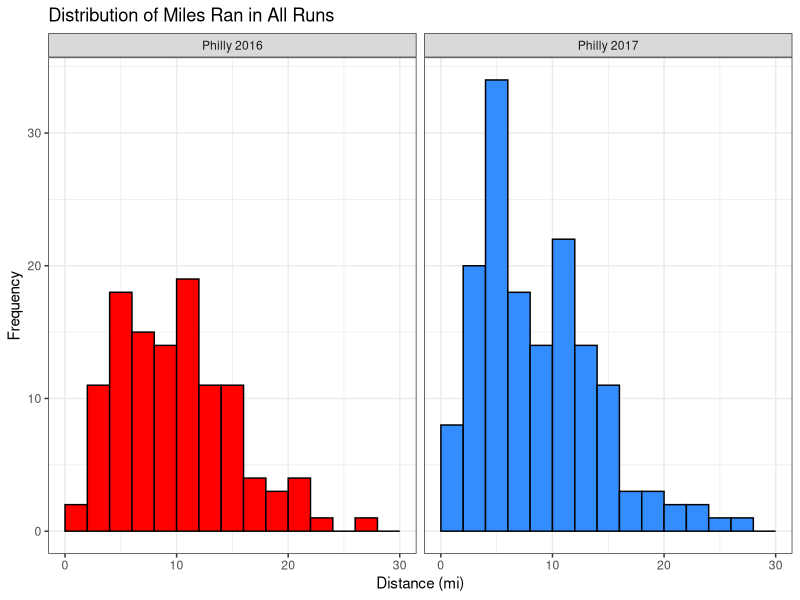
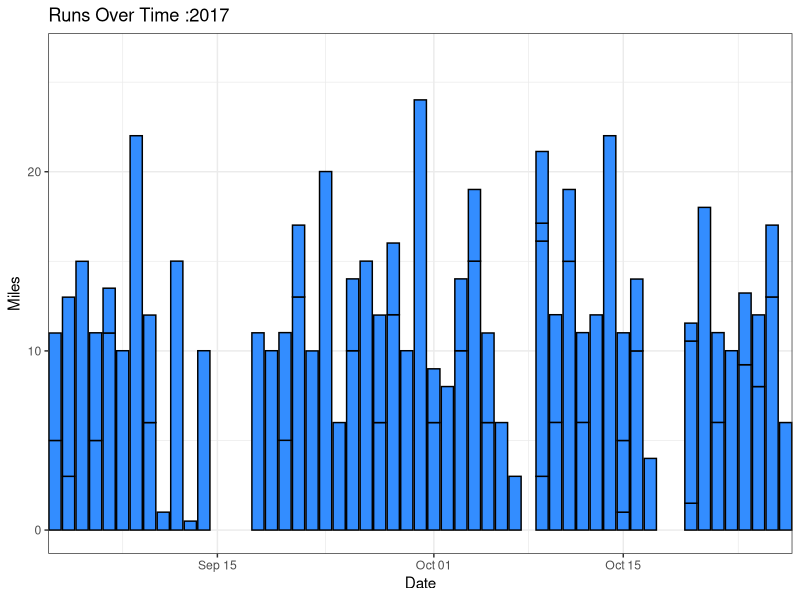
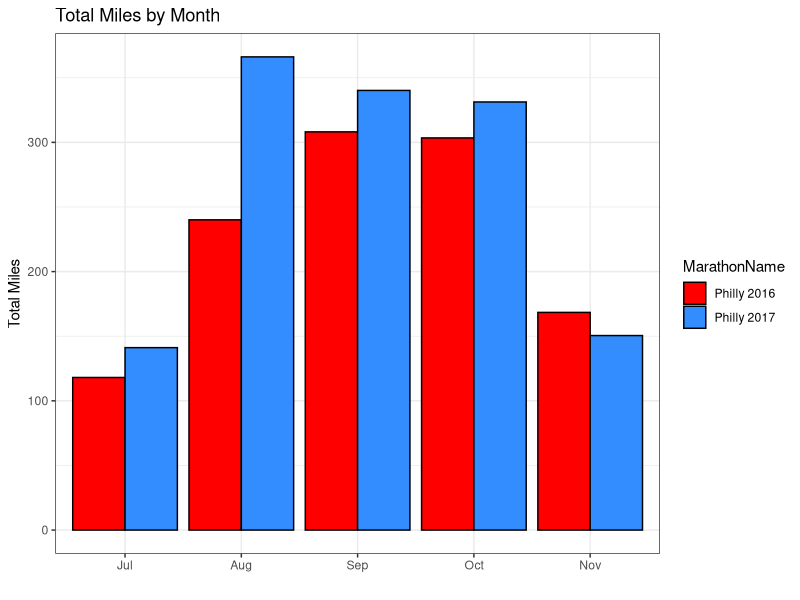
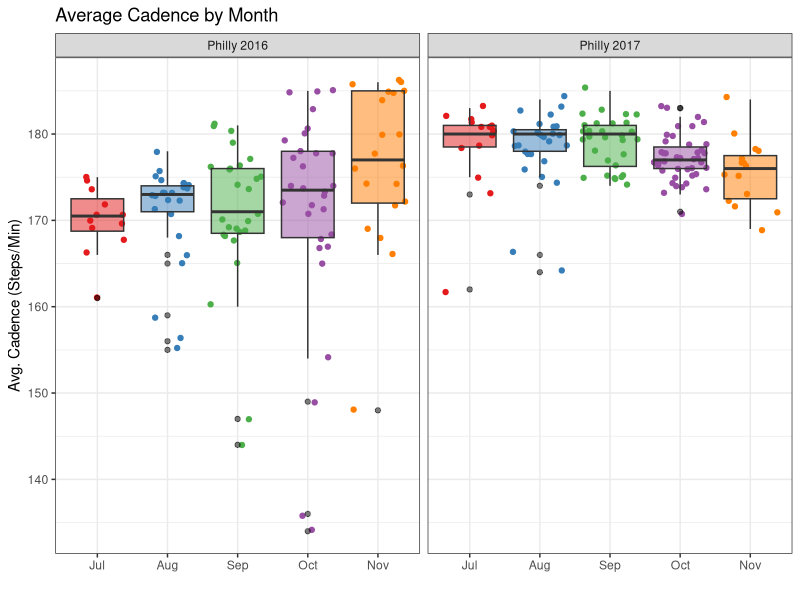
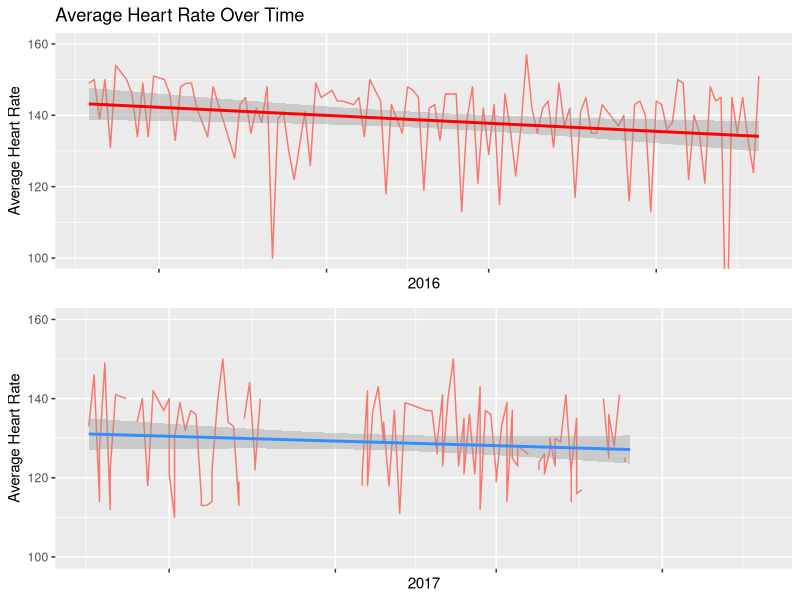
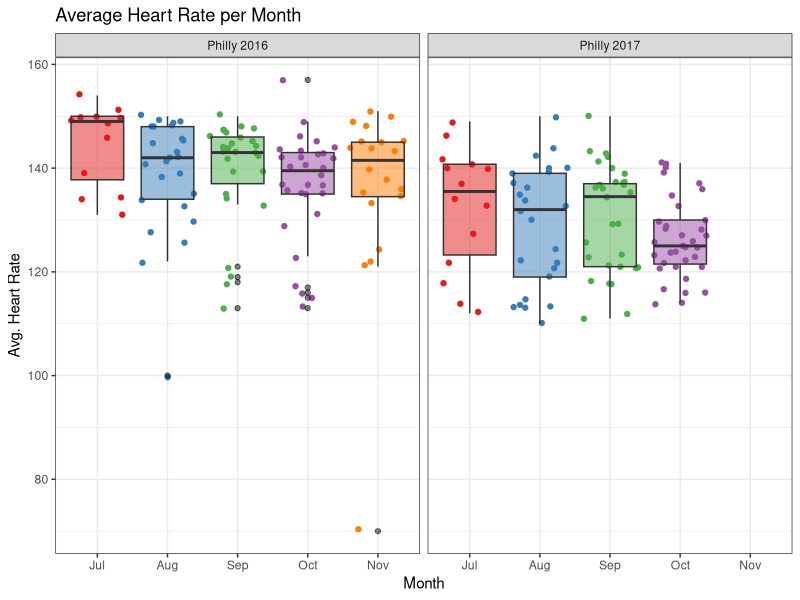
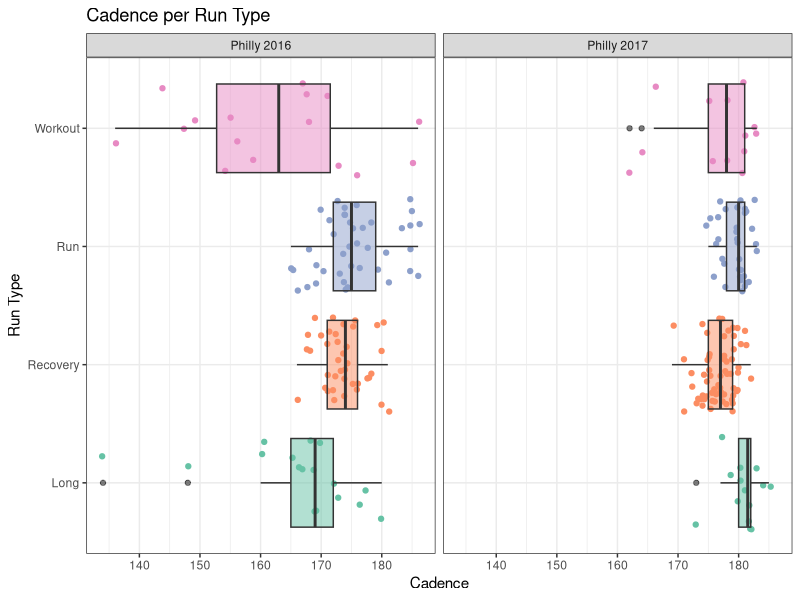
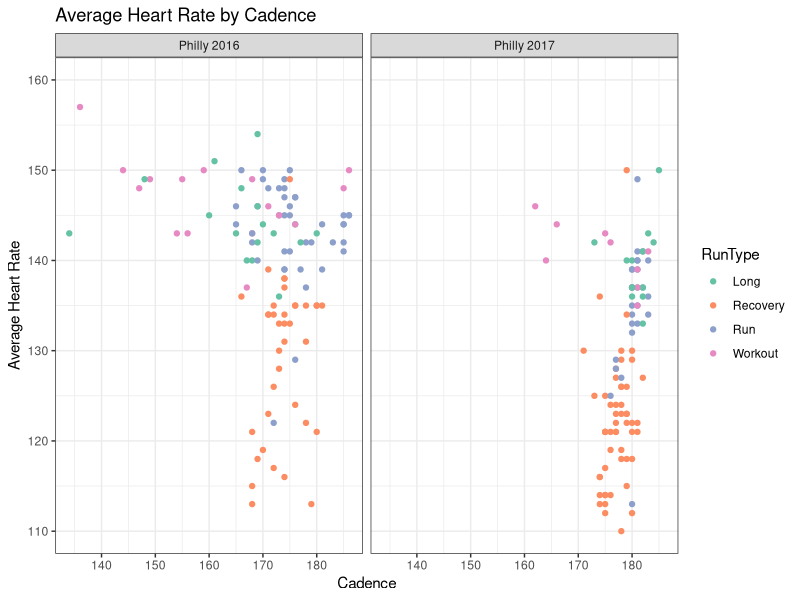

Source code (R) for these figures, in order:
## ---- chunk 1
library(tidyverse) # data cleaning and manipulation
library(ggplot2) # plotting
library(lubridate) # dates
library(RColorBrewer) # plotting colors
library(magrittr) # pipe operations
library(knitr) # kable()
library(gridExtra) # grid.arrange()

## load in data files for both races
philly17 <- read.csv("../../Data/2017/cleanedMarathonTrainingData_philly17.csv", stringsAsFactors = F)
philly16 <- read.csv("../../Data/2016/cleanedMarathonTrainingData_philly16.csv", stringsAsFactors = F)

# random missing month value?
philly16[17,"Month"] <- "Aug"

## combine into 1 dataset and remove redundant row
philly <- rbind(philly16,philly17)
philly %<>% select(-X) %>%
  mutate(MarathonName = if_else(Marathon == "ph16","Philly 2016","Philly 2017"),
         # make POSIXct again
         Time = as.POSIXct(Time),
         Avg.Pace = as.POSIXct(Avg.Pace),
         Best.Pace = as.POSIXct(Best.Pace),
         Date = as.POSIXct(Date),
         StartTime = as.POSIXct(StartTime),
         # make Month an ordered factor
         Month = factor(Month, ordered = TRUE, 
                        levels = c("Jul","Aug","Sep","Oct","Nov")))

#glimpse(philly)
philly %>%
  group_by(MarathonName) %>%
  summarize(Count = n()) %>%
  kable()
## ---- chunk 2
#distance histogram
ggplot(data = philly, aes(x = Distance)) + 
  geom_histogram(binwidth = 2, aes(fill = MarathonName), colour = "black", boundary = 2) +
  scale_fill_manual(values = c("red","#338dff")) + # custom colors
  theme_bw() + 
  scale_x_continuous(limits = c(0, 30)) +
  xlab("Distance (mi)") + 
  ylab("Frequency") + 
  ggtitle("Distribution of Miles Ran in All Runs") + 
  guides(fill = F) +
  facet_grid(~ MarathonName)
## ---- chunk 3
philly %>%
  group_by(MarathonName,RunCat) %>%
  summarize(Count = n()) %>%
  spread(key = RunCat, value = Count) %>%
  kable() # print as table
## ---- chunk 4
philly %>%
  filter(RunCat == "Misc") %>%
  select(Name,Date,RunCat) %>%
  kable()
## ---- chunk 5
philly %>%
  filter(Marathon == "ph17") %>%
  ggplot(aes(Date, Distance)) + 
    geom_bar(stat="identity", fill = "#338dff", colour = "black") +
    theme_bw() + 
    xlab("Date") + 
    ylab("Miles") + 
    ggtitle("Runs Over Time :2017") +
    guides(fill = F) +
    coord_cartesian(xlim = c(as.POSIXct("2017-09-05", format = "%Y-%m-%d"),
                             as.POSIXct("2017-10-25", format = "%Y-%m-%d")))
## ---- chunk 6
philly %>%
  group_by(MarathonName) %>%
  select(Distance) %>%
  summarize(Mean = mean(Distance), Median = median(Distance), StdDev = sd(Distance),
            Min = min(Distance), Max = max(Distance), Count = n()) %>%
  kable()
## ---- chunk 7
philly %>% 
  select(Month,MarathonName,Distance) %>%
  group_by(Month,MarathonName) %>% 
  summarise(sum = sum(Distance)) %>%
  ggplot(aes(x = Month, y = sum, fill = MarathonName)) +
    geom_bar(stat = "identity", position = "dodge", colour = "black") +
    scale_fill_manual(values = c("red","#338dff")) + 
    theme_bw() + 
    xlab("") + 
    ylab("Total Miles") + 
    ggtitle("Total Miles by Month")
## ---- chunk 8
philly %>%
  filter(Month == "Nov") %>%
  group_by(MarathonName) %>%
  summarize(Count = n()) %>%
  kable() # print as table
## ---- chunk 9
#avg. cadence grouped by month
ggplot(data = philly, aes(Month, Avg.Cadence)) + 
  geom_jitter(aes(colour = Month)) +
  geom_boxplot(aes(fill = Month), outlier.colour = "black", alpha = 0.5) +
  scale_colour_brewer(palette = "Set1") +
  scale_fill_brewer(palette = "Set1") +
  theme_bw() + 
  xlab("") + 
  ylab("Avg. Cadence (Steps/Min)") + 
  theme(legend.position = "none") + 
  ggtitle("Average Cadence by Month") + 
  facet_grid(~ MarathonName)
## ---- chunk 10
philly %>%
  filter(Month %in% c("Jul","Aug"),
         Marathon == "ph17") %>%
  select(Name,Date,Avg.Cadence) %>%
  arrange(Avg.Cadence) %>%
  head(8) %>%
  kable()
## ---- chunk 11
hr16 <- philly %>%
  filter(Marathon == "ph16") %>%
  ggplot(data = , aes(Date, Avg.HR)) + 
    geom_line(aes(group=1, colour = "red")) +
    geom_smooth(method = "lm", se = T, colour = "red") + 
    theme(axis.text.x = element_blank(), legend.position = "none") +
    xlab("2016") + 
    ylab("Average Heart Rate") + 
    ggtitle("Average Heart Rate Over Time") + 
    coord_cartesian(ylim = c(100, 160))

hr17 <- philly %>%
  filter(Marathon == "ph17") %>%
  ggplot(data = , aes(Date, Avg.HR)) + 
    geom_line(aes(group=1, colour = "green")) +
    geom_smooth(method = "lm", se = T, colour = "#338dff") + 
    theme(axis.text.x = element_blank(), legend.position = "none") +
    xlab("2017") + 
    ylab("Average Heart Rate") + 
    coord_cartesian(ylim = c(100, 160))

grid.arrange(hr16, hr17, nrow = 2)
## ---- chunk 12
#avg. HR grouped by month
ggplot(data = philly, aes(Month, Avg.HR)) + 
  geom_jitter(aes(colour = Month)) +
  geom_boxplot(aes(fill = Month), outlier.colour = "black", alpha = 0.5) + 
  scale_colour_brewer(palette = "Set1") +
  scale_fill_brewer(palette = "Set1") +  
  theme_bw() +
  theme(legend.position = "none") + 
  xlab("Month") + 
  ylab("Avg. Heart Rate") + 
  ggtitle("Average Heart Rate per Month") + facet_grid(~ MarathonName)
## ---- chunk 13
#avg. cadence grouped by month
philly %>%
  filter(RunType != "Race",
         RunType != "Misc") %>%
  ggplot(aes(RunType, Avg.Cadence)) + 
    geom_jitter(aes(colour = RunType)) +
    geom_boxplot(aes(fill = RunType), outlier.colour = "black", alpha = 0.5) +
    theme_bw() +
    theme(legend.position = "none") + 
    scale_colour_brewer(palette = "Set2") +
    scale_fill_brewer(palette = "Set2") +
    xlab("Run Type") + 
    ylab("Cadence") + 
    guides(fill=FALSE) +
    coord_flip() + 
    ggtitle("Cadence per Run Type") +
    facet_grid(~ MarathonName)
## ---- chunk 14
philly %>%
  filter(RunType != "Race",
         RunType != "Misc") %>%  
  ggplot(aes(Avg.Cadence, Avg.HR)) + 
    geom_point(aes(colour = RunType), na.rm = TRUE) +
    scale_colour_brewer(palette = "Set2") +
    scale_fill_brewer(palette = "Set2") +    
    theme_bw() +
    xlab("Cadence") + 
    ylab("Average Heart Rate") + 
    scale_y_continuous(limits = c(110, 160)) +
    ggtitle("Average Heart Rate by Cadence") + 
    facet_grid(~ MarathonName)
## ---- chunk 15
#avg. cadence grouped by month
philly %>%
  filter(RunType != "Race",
         RunType != "Misc") %>%
  ggplot(aes(RunType, Avg.HR)) + 
    geom_jitter(aes(colour = RunType)) +
    geom_boxplot(aes(fill = RunType), outlier.colour = "black", alpha = 0.5) +
    scale_colour_brewer(palette = "Set2") +
    scale_fill_brewer(palette = "Set2") +  
    theme_bw() +
    theme(legend.position = "none") + 
    xlab("Run Type") + 
    ylab("Avg Heart Rate") + 
    guides(fill=FALSE) +
    coord_flip() + 
    ggtitle("Average Heart Rate per Run Type") + 
    facet_grid(~ MarathonName)
## ---- chunk 16
philly %>%
  filter(RunType != "Race",
         RunType != "Misc") %>%
  ggplot(aes(x = as.POSIXct(paste(month(Date),'/',day(Date), sep=""),format="%m/%d"),
             y = as.numeric(format(Avg.Pace, "%M")) + as.numeric(format(Avg.Pace, "%S"))/60,
             colour = RunType)) + 
    scale_y_reverse(limits = c(9,7), breaks = c(9,8,7), labels = c("9:00","8:00","7:00")) +
    geom_point() +
    geom_smooth(fill = NA) +  
    scale_colour_brewer(palette = "Set2") +
    scale_fill_brewer(palette = "Set2") +   
    theme_bw() +
    theme(axis.text.x = element_blank()) +
    xlab("Date") + 
    ylab("Average Pace (mile/minute)") + 
    ggtitle("Average Pace Over Time") +
    facet_grid(~ MarathonName)
## ---- chunk 17
philly %>%
  filter(RunType != "Race",
         RunType != "Misc") %>%
  ggplot(aes(Elev.Gain, Avg.HR)) + 
    geom_point(aes(colour = RunType), na.rm = TRUE) +
    geom_smooth(fill = NA, na.rm = TRUE) +
    theme_bw() + 
    xlab("Elevation Gain (ft.)") + 
    ylab("Average Heart Rate (BPM)") +
    scale_y_continuous(limits = c(110, 160)) +
    ggtitle("Average Heart Rate by Elevation Gain") +
    facet_grid(~ MarathonName)
